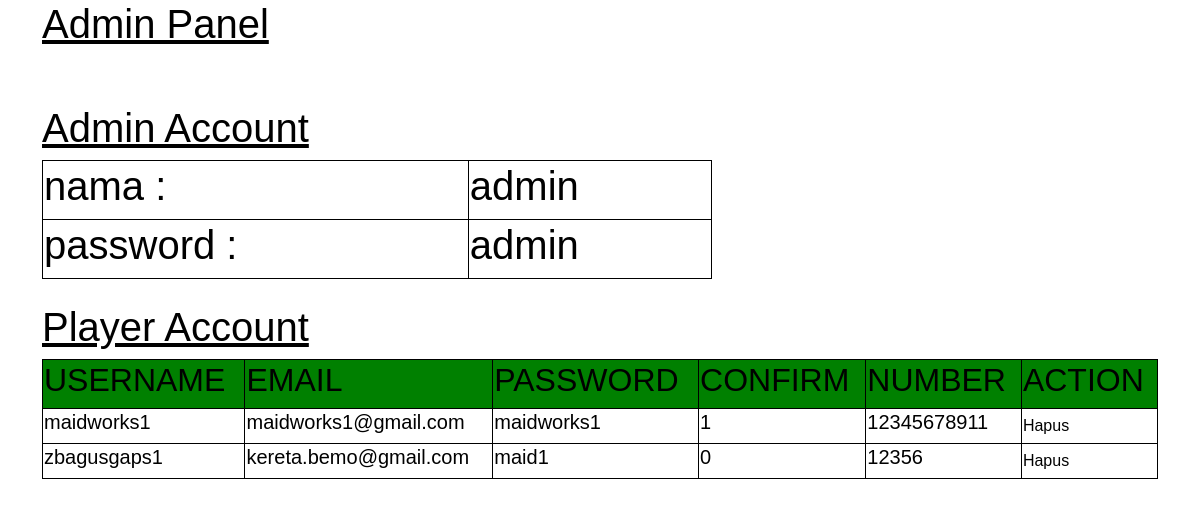
The app's page /Admin/adminPanel.php with its own data.
### tables this page shows
CREATE TABLE `dataadmin` (
  `username` varchar(20) NOT NULL,
  `password` varchar(20) NOT NULL
);

CREATE TABLE `datauser` (
  `username` varchar(30) NOT NULL,
  `email` varchar(60) NOT NULL,
  `password` varchar(20) NOT NULL,
  `number` varchar(20) NOT NULL,
  `confirmEmail` tinyint(1) NOT NULL
);

### Admin/adminPanel.php (the view, shortened to what this page needs)
<?php
$conn = connect();
 ?>
<!DOCTYPE html>
<html lang="en" dir="ltr">
<head>
    <link rel="stylesheet" href="../BOOTSTRAP/css/bootstrap.min.css">
    <link rel="stylesheet" type="text/css" href="../CSS/font.css">
    <link rel="stylesheet" type="text/css" href="../CSS/animation.css">
    <link rel="stylesheet" type="text/css" href="../CSS/utility.css">
    <link rel="stylesheet" type="text/css" href="../CSS/admin.css">
</head>
<body style="background:white">
  <div class="container" id="containerContent">
    <h1 style="text-decoration:underline;">Admin Panel</h1>
  </div>
  <br>
  <br>
  <div class="container">
    <h1 style="text-decoration:underline;">Admin Account</h1>
    <table border="2" style="width:60%;">
      <?php
      $dataAdmin = "SELECT * FROM `dataadmin`";
      $result = $conn -> query($dataAdmin);
      if ($result -> num_rows > 0) {
          $row = $result -> fetch_assoc()
        ?>
        <tr>
          <td>
            <h1><?php echo "nama : "; ?></h1>
          </td>
          <td>
            <h1><?php echo $row['username'] ?></h1>
          </td>
        </tr>
        <tr>
          <td>
            <h1><?php echo "password : "; ?></h1>
          </td>
          <td>
            <h1><?php echo $row['password'] ?></h1>
          </td>
        </tr>
        <?php
      } else {
          echo "<label>Data Kosong...</label>";
      }
      ?>
    </table><br>
  </div>
  <div class="container">
    <h1 style="text-decoration:underline;">Player Account</h1>
    <table border="2" style="width:100%;">
      <tr>
        <th>
          <h2>USERNAME</h2>
        </th>
        <th>
          <h2>EMAIL</h2>
        </th>
        <th>
          <h2>PASSWORD</h2>
        </th>
        <th>
          <h2>CONFIRM</h2>
        </th>
        <th>
          <h2>NUMBER</h2>
        </th>
        <th>
          <h2>ACTION</h2>
        </th>
      </tr>
      <?php
        $dataUser = "SELECT * FROM `datauser`";
        $result = $conn -> query($dataUser);
        if ($result -> num_rows > 0) {
            while ($row = $result -> fetch_assoc()) {
                ?>
            <tr>
              <td>
                <h5><?php echo $row['username']; ?></h5>
              </td>
              <td>
                <h5><?php echo $row['email']; ?></h5>
              </td>
              <td>
                <h5><?php echo $row['password']; ?></h5>
              </td>
              <td>
                <h5><?php echo $row['confirmEmail']; ?></h5>
              </td>
              <td>
                <h5><?php echo $row['number']; ?></h5>
              </td>
              <td>
                <a href="hapusUser.php?usId=<?php echo $row['username']; ?>" style="color:black;">Hapus</a>
              </td>
            </tr>
            <?php
            }
        } else {
            echo "<label>Data Kosong...</label>";
        }
       ?>
    </table><br>
  </div>
</body>
</html>

### CSS/utility.css (style rules this page uses)
a { text-decoration: none; color: white; }
body { background-color: rgb(0, 0, 0, 0.8); margin: 0px; position: absolute; right: 0; left: 0; height: 100%; color: white; }
h1 { color: black; }

### CSS/admin.css (style rules this page uses)
body, button, input { font-family: 'Roboto', sans-serif !important; color:black !important; }
table, th, td { border: 1px solid black; }
th { background:green; }

### records on screen
dataadmin: username "admin", password "admin"
datauser: username "maidworks1", email "maidworks1@gmail.com", password "maidworks1", confirmEmail "1", number "12345678911"
datauser: username "zbagusgaps1", email "kereta.bemo@gmail.com", password "maid1", confirmEmail "0", number "12356"
